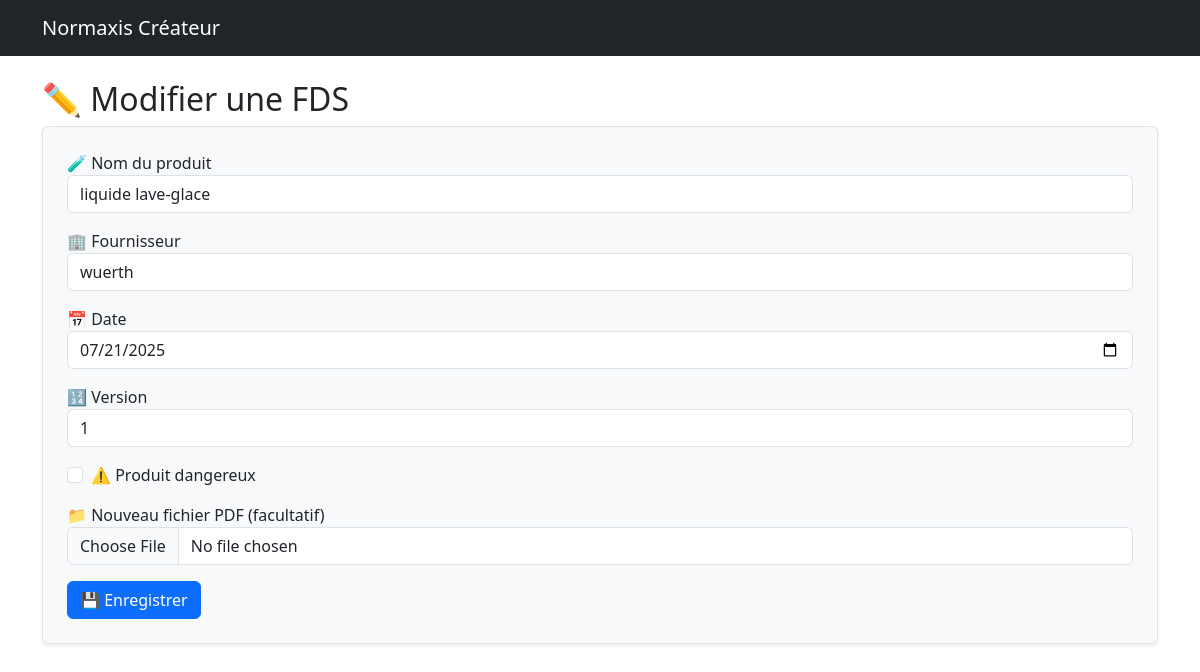
Page /fds/1/modifier (signed in) on the committed database.
### models.py (models this page shows)
class FicheDonneesSecurite(db.Model):
    id = db.Column(db.Integer, primary_key=True)
    nom_produit = db.Column(db.String(255), nullable=False)
    fournisseur = db.Column(db.String(255))
    date_fds = db.Column(db.Date)
    numero_version = db.Column(db.String(50))
    fichier_pdf = db.Column(db.String(255), nullable=False)
    dangereux = db.Column(db.Boolean, default=False)
    user_id = db.Column(db.Integer, db.ForeignKey('user.id'))  # uploader
    user = db.relationship('User', backref='fds_uploads')

### app.py (the view, shortened to what this page needs)
@app.route('/fds/<int:fds_id>/modifier', methods=['GET', 'POST'])
@login_required
def modifier_fds(fds_id):
    fds = FicheDonneesSecurite.query.get_or_404(fds_id)
    if fds.user_id != current_user.id and current_user.role != 'admin':
        abort(403)
    return render_template('modifier_fds.html', fds=fds)

### app.py (called while the page is built)
@login_manager.user_loader
def load_user(user_id):
    return User.query.get(int(user_id))

### templates/modifier_fds.html
{% extends "base.html" %}
{% block content %}
<h2>✏️ Modifier une FDS</h2>
<form method="POST" enctype="multipart/form-data" class="p-4 border rounded bg-light shadow-sm">
  <div class="mb-3">
    <label>🧪 Nom du produit</label>
    <input type="text" name="nom_produit" class="form-control" value="{{ fds.nom_produit }}" required>
  </div>
  <div class="mb-3">
    <label>🏢 Fournisseur</label>
    <input type="text" name="fournisseur" class="form-control" value="{{ fds.fournisseur }}">
  </div>
  <div class="mb-3">
    <label>📅 Date</label>
    <input type="date" name="date_fds" class="form-control" value="{{ fds.date_fds.strftime('%Y-%m-%d') }}" required>
  </div>
  <div class="mb-3">
    <label>🔢 Version</label>
    <input type="text" name="numero_version" class="form-control" value="{{ fds.numero_version }}">
  </div>
  <div class="form-check mb-3">
    <input type="checkbox" name="dangereux" class="form-check-input" id="danger" {% if fds.dangereux %}checked{% endif %}>
    <label class="form-check-label" for="danger">⚠️ Produit dangereux</label>
  </div>
  <div class="mb-3">
    <label>📁 Nouveau fichier PDF (facultatif)</label>
    <input type="file" name="fichier_pdf" class="form-control" accept=".pdf">
  </div>
  <button class="btn btn-primary">💾 Enregistrer</button>
</form>
{% endblock %}

### rows in the picture
FicheDonneesSecurite: nom_produit "liquide lave-glace", fournisseur "wuerth", date_fds "07/21/2025", numero_version "1"
